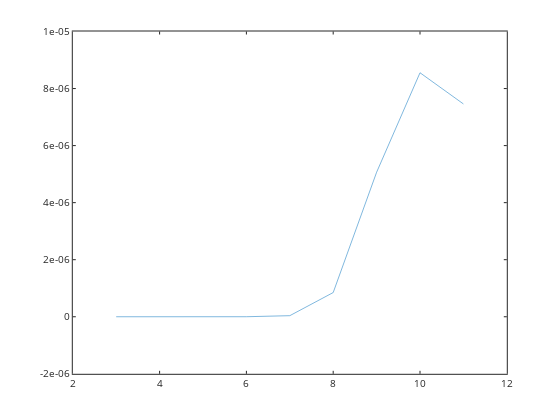

The code cell stored with this chart in its notebook:
### Code cell
plot(pH,MASSERR)

### Figure 1 — Plotly figure (JSON) as saved in the notebook; plotly's stock layout.template omitted (floating-point values rounded to 4 significant figures)
{"data": [{"line": {"color": "rgb(0,113,188)", "dash": "solid", "width": 0.5}, "marker": {"color": "rgb(0,113,188)", "line": {"color": "rgb(0,113,188)"}, "size": 6, "symbol": "none"}, "mode": "lines", "name": "", "showlegend": false, "type": "scatter", "visibility": true, "x": [3, 4, 5, 6, 7, 8, 9, 10, 11], "xaxis": "x", "y": [-4.066e-19, -2.248e-17, -3.816e-12, 5.361e-10, 3.756e-08, 8.481e-07, 5.064e-06, 8.554e-06, 7.461e-06], "yaxis": "y"}], "layout": {"height": 420, "hovermode": "closest", "margin": {"b": 0, "l": 0, "r": 0, "t": 0}, "plot_bgcolor": "rgba(0,0,0,0)", "showlegend": false, "width": 560, "xaxis": {"anchor": "y", "autorange": false, "domain": [0.13, 0.905], "exponentformat": "none", "gridcolor": "rgba(38,38,38,0.15)", "gridwidth": 1, "linecolor": "rgb(38,38,38)", "linewidth": 1, "mirror": "ticks", "range": [2, 12], "showgrid": false, "showline": true, "side": "bottom", "spikedash": "solid", "spikemode": "across", "spikesides": false, "spikethickness": 1, "tickangle": 0, "tickcolor": "rgb(38,38,38)", "tickfont": {"color": "rgb(38,38,38)", "size": 10}, "ticklen": 3, "ticks": "inside", "ticktext": ["2", "4", "6", "8", "10", "12"], "tickvals": [2, 4, 6, 8, 10, 12], "title": {"font": {"color": "rgb(0,0,0)", "size": 11}, "text": ""}, "type": "linear", "visible": true, "zeroline": false}, "yaxis": {"anchor": "x", "autorange": false, "domain": [0.11, 0.925], "exponentformat": "none", "gridcolor": "rgba(38,38,38,0.15)", "gridwidth": 1, "linecolor": "rgb(38,38,38)", "linewidth": 1, "mirror": "ticks", "range": [-2e-06, 1e-05], "showgrid": false, "showline": true, "side": "left", "spikedash": "solid", "spikemode": "across", "spikesides": false, "spikethickness": 1, "tickangle": 0, "tickcolor": "rgb(38,38,38)", "tickfont": {"color": "rgb(38,38,38)", "size": 10}, "ticklen": 3, "ticks": "inside", "ticktext": ["-2e-06", "0", "2e-06", "4e-06", "6e-06", "8e-06", "1e-05"], "tickvals": [-2e-06, 0, 2e-06, 4e-06, 6e-06, 8e-06, 1e-05], "title": {"font": {"color": "rgb(0,0,0)", "size": 11}, "text": ""}, "type": "linear", "visible": true, "zeroline": false}}}
